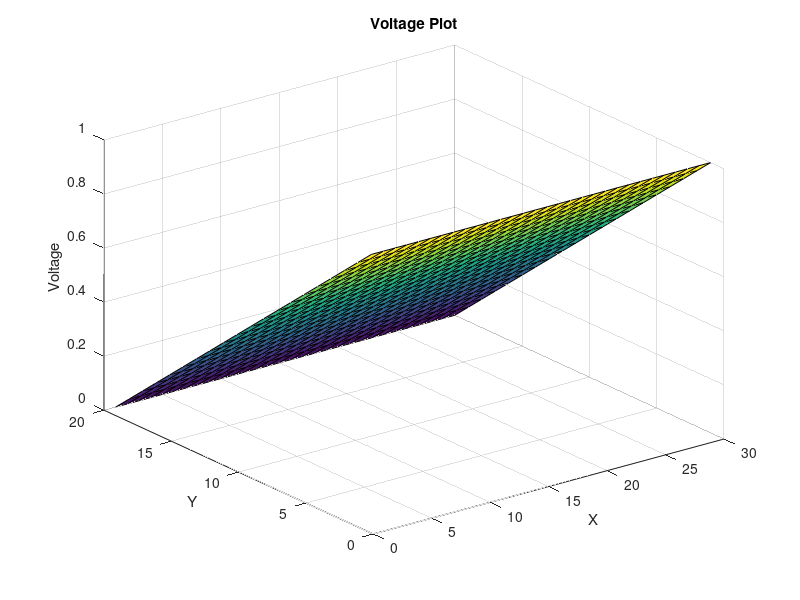
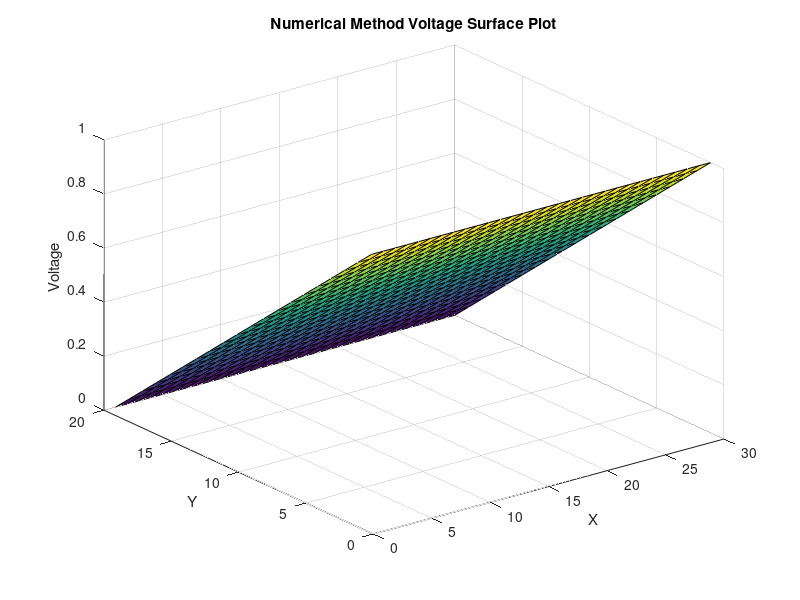
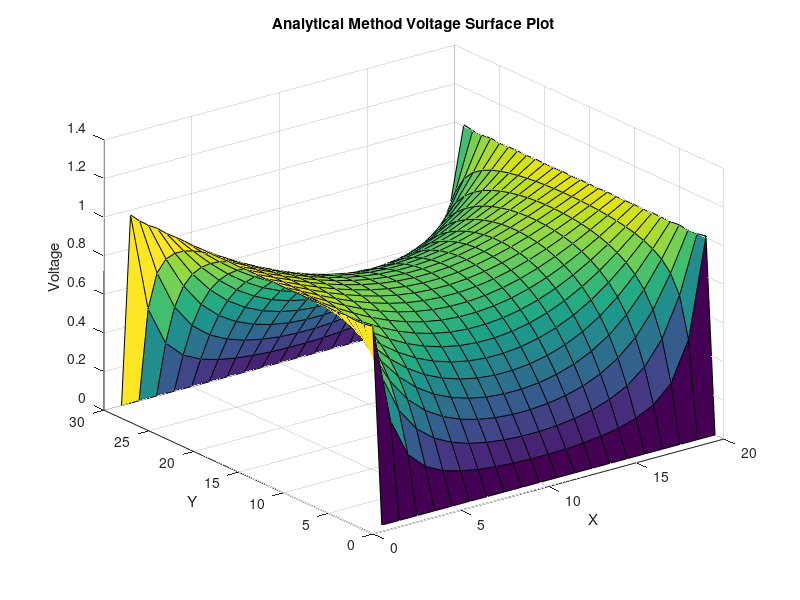

MATLAB code for these plots, in order:
%ELEC4700 ASSIGNMENT 2 
%Jason prasad 100916970

% Dimensions of matrices, using ratio of 3/2 for L/W
nx = 20;
ny = 30; 

% G matrix so the solution will be similifed to a matrix form i.e Ax = B
G = sparse(nx*ny,nx*ny);
F = zeros(nx*ny,1);

% Structure to setting up the boundary conditions this boundary conditions 
% will be used through out the rest of the assignment
for i = 1:nx
    for j = 1:ny
        n = j + (i-1)*ny;
        if i == 1
            G(n,:) = 0;
            G(n,n) = 1;
            F(n) = 1;
            
        elseif i == nx
            G(n,:) = 0;
            G(n,n) = 1;
            F(n) = 0;
            
        elseif j == 1
            G(n,:) = 0;
            G(n,n) = -3;
            G(n,n+1) = 1;
            G(n,n-ny) = 1;
            G(n,n+ny) = 1;
            
        elseif j == ny
            G(n,n) = -3;
            G(n,n-1) = 1;
            G(n,n-ny) = 1;
            G(n,n+ny) = 1;
            
        else 
            G(n,n) = -4;
            G(n,n-1) = 1;
            G(n,n+1) = 1;
            G(n,n-ny) = 1;
            G(n,n+ny) = 1;
        end
    end
end

V = G\F;

Emap = zeros(nx,ny,1);

for i = 1:nx
    for j = 1:ny
        n = j + (i-1)*ny; 
        Emap(i,j) = V(n);
    end
end

figure(1)
surf(Emap)
title("Voltage Plot")
xlabel("X")
ylabel("Y")
zlabel("Voltage")


figure(2)
surf(Emap)
title("Numerical Method Voltage Surface Plot")
xlabel("X")
ylabel("Y")
zlabel("Voltage")

% Now to plot the analytical solution
a = ny;
b = nx/2;
[x,y] = meshgrid((linspace(-nx/2,nx/2,20)),(linspace(0,ny,ny)));
Emap2 = sparse(ny,nx);

% now to create a simulation for anayltical solution
for n = 1:2:500
    Emap2 = Emap2+(4./pi).*((cosh(n*pi*x/a).*sin(n*pi*y/a))./(n*cosh(n*pi*b/a)));
    figure(3)
    surf(Emap2)
    title("Analytical Method Voltage Surface Plot")
    xlabel("X")
    ylabel("Y")
    zlabel("Voltage")
end
